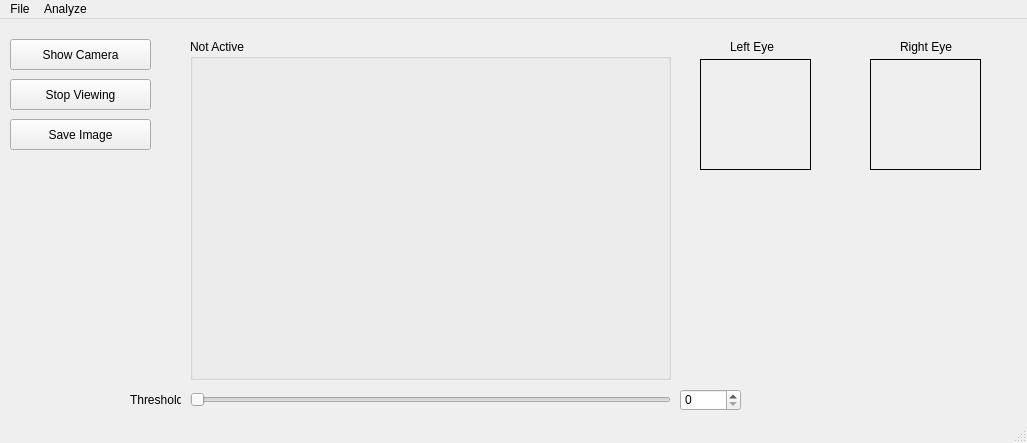
<?xml version="1.0" encoding="UTF-8"?>
<ui version="4.0">
 <class>MainWindow</class>
 <widget class="QMainWindow" name="MainWindow">
  <property name="geometry">
   <rect>
    <x>0</x>
    <y>0</y>
    <width>1027</width>
    <height>443</height>
   </rect>
  </property>
  <property name="focusPolicy">
   <enum>Qt::NoFocus</enum>
  </property>
  <property name="windowTitle">
   <string>MainWindow</string>
  </property>
  <widget class="QWidget" name="centralwidget">
   <widget class="QPushButton" name="CameraButton">
    <property name="geometry">
     <rect>
      <x>10</x>
      <y>20</y>
      <width>141</width>
      <height>31</height>
     </rect>
    </property>
    <property name="text">
     <string>Show Camera</string>
    </property>
   </widget>
   <widget class="QPushButton" name="SaveImageButton">
    <property name="geometry">
     <rect>
      <x>10</x>
      <y>100</y>
      <width>141</width>
      <height>31</height>
     </rect>
    </property>
    <property name="text">
     <string>Save Image</string>
    </property>
   </widget>
   <widget class="QPushButton" name="StopViewButton">
    <property name="geometry">
     <rect>
      <x>10</x>
      <y>60</y>
      <width>141</width>
      <height>31</height>
     </rect>
    </property>
    <property name="text">
     <string>Stop Viewing</string>
    </property>
   </widget>
   <widget class="QGroupBox" name="CameraLabel">
    <property name="geometry">
     <rect>
      <x>190</x>
      <y>20</y>
      <width>481</width>
      <height>341</height>
     </rect>
    </property>
    <property name="title">
     <string>Not Active</string>
    </property>
    <widget class="QLabel" name="CameraWindow">
     <property name="geometry">
      <rect>
       <x>0</x>
       <y>20</y>
       <width>481</width>
       <height>321</height>
      </rect>
     </property>
     <property name="text">
      <string/>
     </property>
    </widget>
   </widget>
   <widget class="QLabel" name="LeftEyeWindow">
    <property name="geometry">
     <rect>
      <x>700</x>
      <y>40</y>
      <width>111</width>
      <height>111</height>
     </rect>
    </property>
    <property name="frameShape">
     <enum>QFrame::Box</enum>
    </property>
    <property name="text">
     <string/>
    </property>
   </widget>
   <widget class="QLabel" name="RightEyeWindow">
    <property name="geometry">
     <rect>
      <x>870</x>
      <y>40</y>
      <width>111</width>
      <height>111</height>
     </rect>
    </property>
    <property name="frameShape">
     <enum>QFrame::Box</enum>
    </property>
    <property name="text">
     <string/>
    </property>
   </widget>
   <widget class="QLabel" name="LeftEyeLabel">
    <property name="geometry">
     <rect>
      <x>730</x>
      <y>20</y>
      <width>51</width>
      <height>16</height>
     </rect>
    </property>
    <property name="text">
     <string>Left Eye</string>
    </property>
   </widget>
   <widget class="QLabel" name="RightEyeLabel">
    <property name="geometry">
     <rect>
      <x>900</x>
      <y>20</y>
      <width>61</width>
      <height>16</height>
     </rect>
    </property>
    <property name="text">
     <string>Right Eye</string>
    </property>
   </widget>
   <widget class="QSlider" name="ThresholdSlider">
    <property name="geometry">
     <rect>
      <x>190</x>
      <y>370</y>
      <width>481</width>
      <height>22</height>
     </rect>
    </property>
    <property name="maximum">
     <number>255</number>
    </property>
    <property name="value">
     <number>0</number>
    </property>
    <property name="sliderPosition">
     <number>0</number>
    </property>
    <property name="orientation">
     <enum>Qt::Horizontal</enum>
    </property>
   </widget>
   <widget class="QLabel" name="ThresholdLabel">
    <property name="geometry">
     <rect>
      <x>130</x>
      <y>370</y>
      <width>51</width>
      <height>21</height>
     </rect>
    </property>
    <property name="text">
     <string>Threshold</string>
    </property>
   </widget>
   <widget class="QSpinBox" name="ThresholdValue">
    <property name="geometry">
     <rect>
      <x>680</x>
      <y>370</y>
      <width>61</width>
      <height>22</height>
     </rect>
    </property>
    <property name="maximum">
     <number>255</number>
    </property>
   </widget>
  </widget>
  <widget class="QMenuBar" name="menubar">
   <property name="geometry">
    <rect>
     <x>0</x>
     <y>0</y>
     <width>1027</width>
     <height>21</height>
    </rect>
   </property>
   <widget class="QMenu" name="menuFile">
    <property name="title">
     <string>File</string>
    </property>
   </widget>
   <widget class="QMenu" name="menuAnalyze">
    <property name="title">
     <string>Analyze </string>
    </property>
   </widget>
   <addaction name="menuFile"/>
   <addaction name="menuAnalyze"/>
  </widget>
  <widget class="QStatusBar" name="statusbar"/>
 </widget>
 <resources/>
 <connections/>
</ui>
